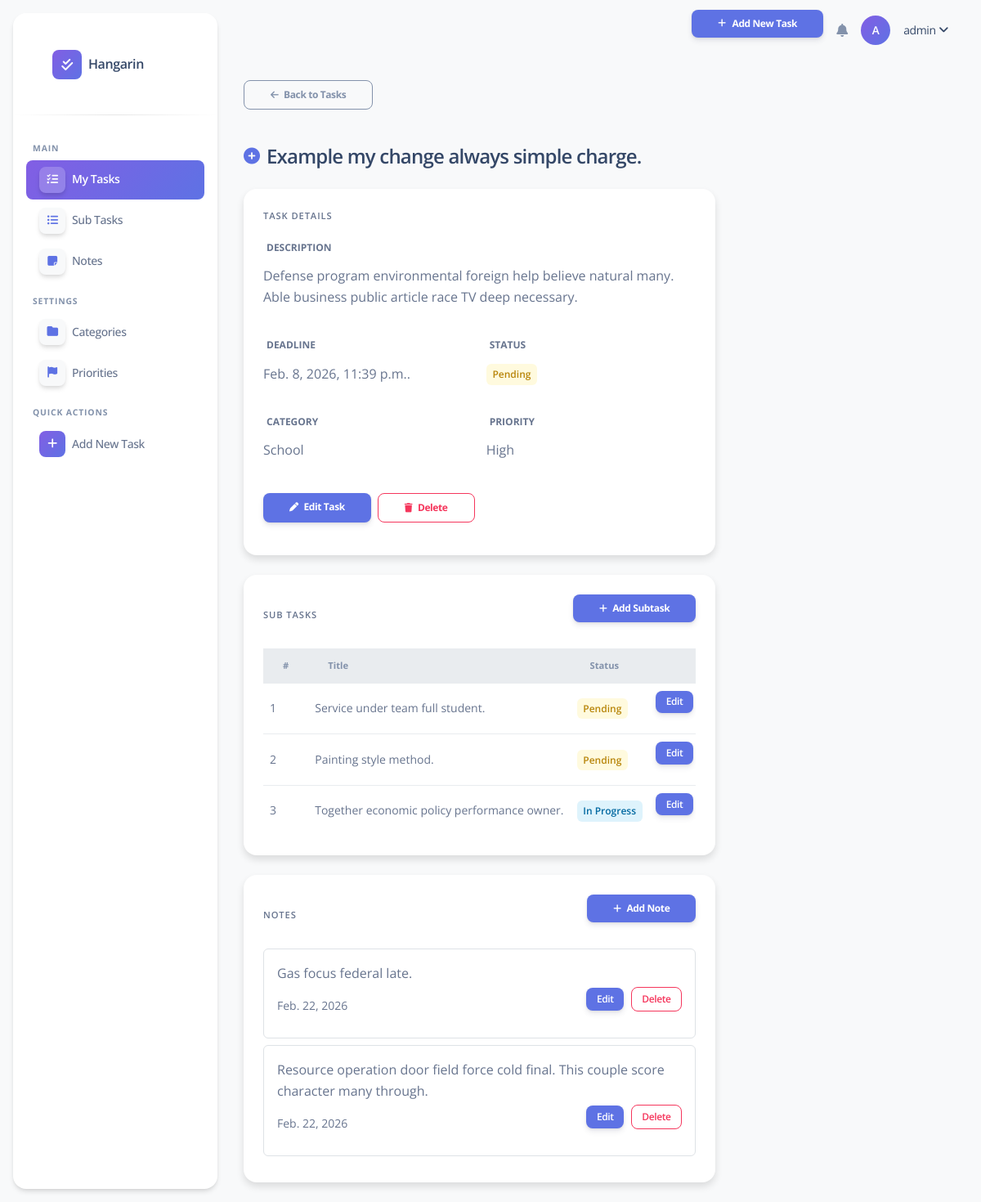
The app's page /tasks/99/ (signed in), older data.
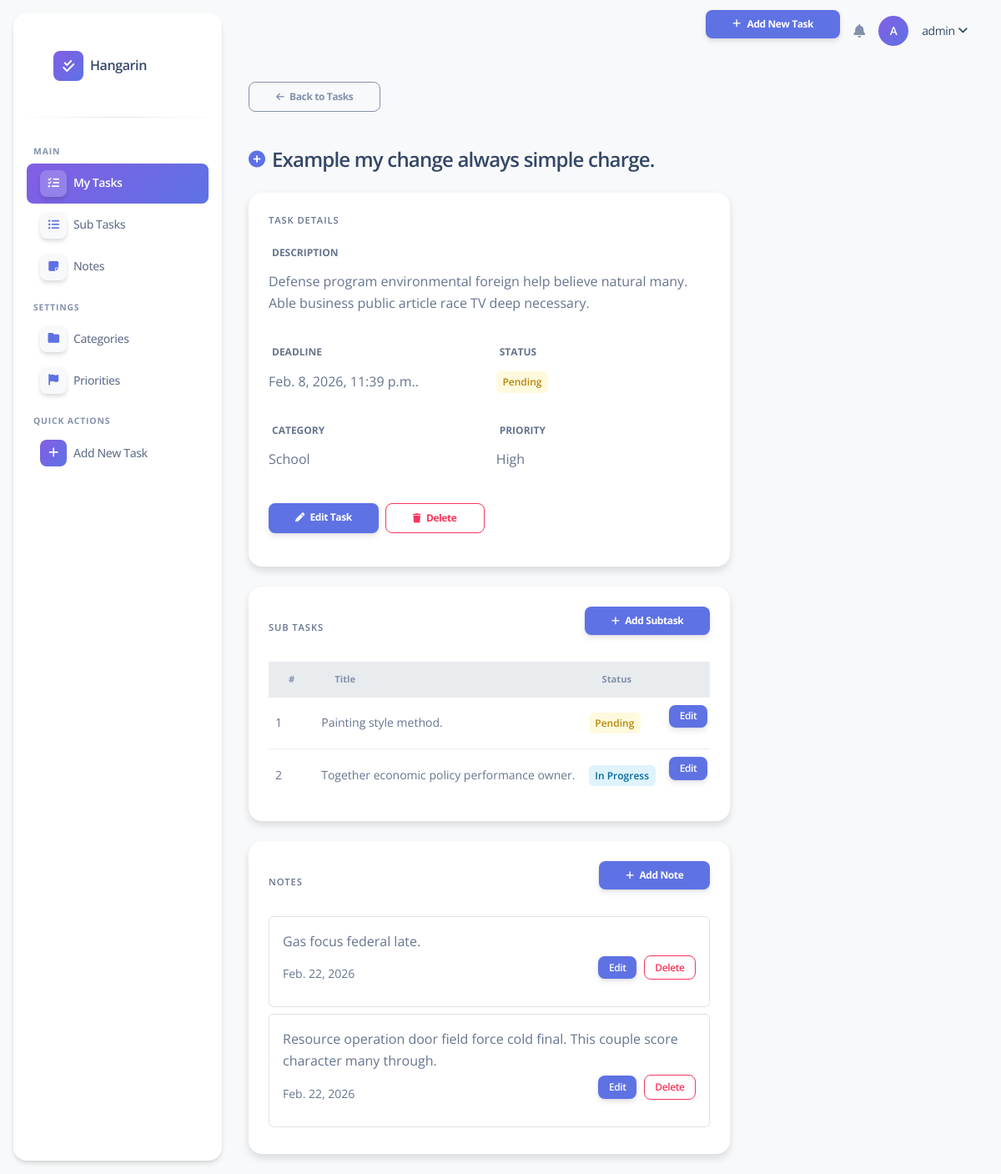
The same page, newer data.
### taskmanager/models.py (models this page shows, shortened)
class BaseModel(models.Model):
    created_at = models.DateTimeField(auto_now_add=True)
    updated_at = models.DateTimeField(auto_now=True)
    class Meta:
        abstract = True

class SubTask(BaseModel):
    STATUS_CHOICES = [
        ("Pending", "Pending"),
        ("In Progress", "In Progress"),
        ("Completed", "Completed"),
    ]
    task = models.ForeignKey(Task, on_delete=models.CASCADE)
    title = models.CharField(max_length=255)
    status = models.CharField(
        max_length=50,
        choices=STATUS_CHOICES,
        default="Pending"
    )

class Note(BaseModel):
    task = models.ForeignKey(Task, on_delete=models.CASCADE)
    content = models.TextField()

### taskmanager/views.py (the view)
# urls.py: path('tasks/<int:pk>/', views.TaskDetailView.as_view(), name='task-detail'),
class TaskDetailView(LoginRequiredMixin, DetailView):
    model = Task
    template_name = 'task_detail.html'
    context_object_name = 'task'
    def get_context_data(self, **kwargs):
        context = super().get_context_data(**kwargs)
        context['subtasks'] = SubTask.objects.filter(task=self.object)
        context['notes'] = Note.objects.filter(task=self.object)
        return context

### templates/task_detail.html (shortened to what the changed rows need)
{% extends 'base.html' %}
{% load static %}
{% block content %}
<div class="row g-4">
  <div class="col-md-8">
    <div class="card shadow-sm mb-4">
      <div class="card-body">
        {% if subtasks %}
        <div class="table-responsive">
          <table class="table table-hover align-middle mb-0">
            <thead class="bg-light">
              <tr>
                <th>#</th>
                <th>Title</th>
                <th>Status</th>
                <th class="text-end">Actions</th>
              </tr>
            </thead>
            <tbody>
              {% for sub in subtasks %}
              <tr>
                <td class="text-muted">{{ forloop.counter }}</td>
                <td>{{ sub.title }}</td>
                <td>
                  {% if sub.status == "Pending" %}
                    <span class="badge-status badge-pending">Pending</span>
                  {% elif sub.status == "In Progress" %}
                    <span class="badge-status badge-inprogress">In Progress</span>
                  {% else %}
                    <span class="badge-status badge-completed">Completed</span>
                  {% endif %}
                </td>
                <td class="text-end">
                  <a href="{% url 'subtask-edit' sub.pk %}" class="btn btn-primary btn-action me-1">Edit</a>
                </td>
              </tr>
              {% endfor %}
            </tbody>
          </table>
        </div>
        {% else %}
        <p class="text-muted text-center py-3 mb-0">No subtasks yet.</p>
        {% endif %}
      </div>
    </div>
    <div class="card shadow-sm">
      <div class="card-body">
        {% if notes %}
        {% for note in notes %}
        <div class="border rounded p-3 mb-2">
          <p class="mb-1">{{ note.content }}</p>
          <div class="d-flex justify-content-between align-items-center">
            <small class="text-muted">{{ note.created_at|date:"M. j, Y" }}</small>
            <div>
              <a href="{% url 'note-edit' note.pk %}" class="btn btn-primary btn-action me-1">Edit</a>
              <a href="{% url 'note-delete' note.pk %}" class="btn btn-outline-danger btn-action">Delete</a>
            </div>
          </div>
        </div>
        {% endfor %}
        {% else %}
        <p class="text-muted text-center py-3 mb-0">No notes yet.</p>
        {% endif %}
      </div>
    </div>
  </div>
</div>
{% endblock %}

Row changes from the older to the newer data that the page shows:
removed SubTask: title "Service under team full student.", status "Pending"
